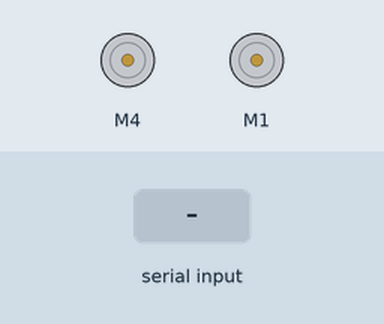
A sketch run on a simulated Arduino Uno, built with avr-gcc and run on an emulated ATmega328P. Shown: 2 × DC motor (green arrow = forward, orange = backward, longer = faster). Inputs (shaded band) come from the test bench. What the sketch prints to the serial monitor is not drawn.

Above: at 1.2 s.
1.3 s: "1" received over Serial
At 2.1 s:
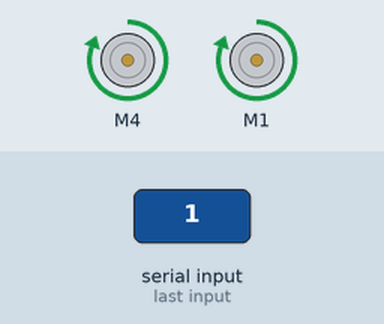
2.8 s: "2" received over Serial
At 3.2 s:
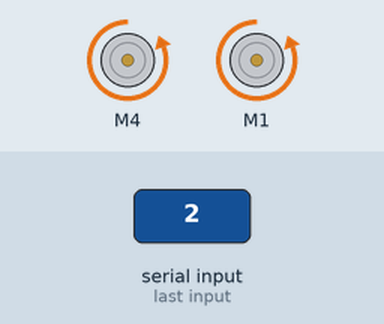
4.3 s: "3" received over Serial
At 5.5 s:
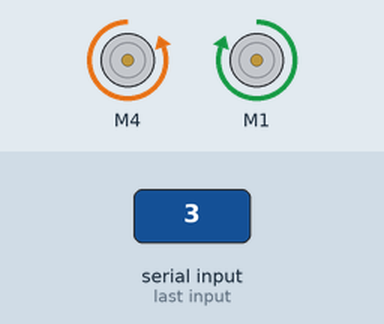
5.8 s: "4" received over Serial
At 6.7 s:
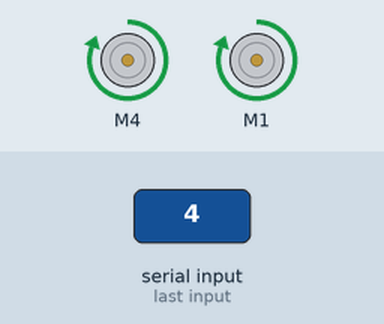
7.3 s: "6" received over Serial
At 7.9 s:
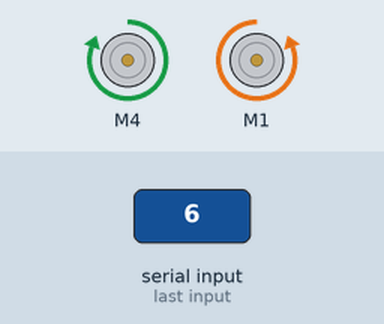
8.8 s: "5" received over Serial
At 10.2 s:
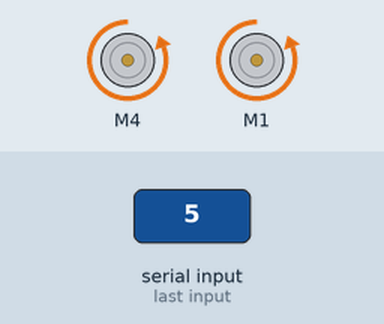
Timing chart, 0 to 11.3 s (numbered marks = the images above; inputs shaded):
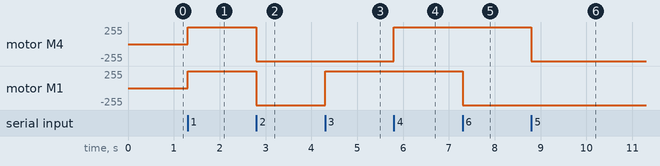

Measured:
- after the input at 1.3 s, motor M4, motor M1: stopped → forward 255/255 at once
- after the input at 2.8 s, motor M4, motor M1: forward 255/255 → backward 255/255 at once
- after the input at 4.3 s, motor M1: backward 255/255 → forward 255/255 at once
- after the input at 5.8 s, motor M4: backward 255/255 → forward 255/255 at once
- after the input at 7.3 s, motor M1: forward 255/255 → backward 255/255 at once
- after the input at 8.8 s, motor M4: forward 255/255 → backward 255/255 at once

The sketch:

Bluetooth_RC_Car.ino
```cpp
/*
 *  Bluetooth RC Car
 *  An arduino based RC car that makes use of the arduino motor shield and HC-06 bluetooth module
 *  Aaditya Sondhi
*/


#include <AFMotor.h> //Motor shield library

AF_DCMotor motorR(1); //Right motor setup
AF_DCMotor motorL(4); //Left motor setup

void setup() {
  Serial.begin(9600); //Setup serial comminication
  Serial.println("RC Car by Aaditya Sondhi");

  // turn on motors
  motorL.setSpeed(255);
  motorR.setSpeed(255);
  motorL.run(RELEASE);
  motorR.run(RELEASE);
}

void loop() {

   if(Serial.available() > 0)
  {
    char data;
    data = Serial.read();
    Serial.write(Serial.read());

    switch (data)
    {
      case '1': //FORWARD
        motorL.run(FORWARD);
        motorL.setSpeed(255);
        motorR.run(FORWARD);
        motorR.setSpeed(255);
        break;
      case '2': //REVERSE
        motorL.run(BACKWARD);
        motorL.setSpeed(255);
        motorR.run(BACKWARD);
        motorR.setSpeed(255);
        break;
      case '3': //FORWARD LEFT
        motorR.run(FORWARD);
        motorR.setSpeed(255);
        break;
      case '4': //FORWARD RIGHT
        motorL.run(FORWARD);
        motorL.setSpeed(255);
        break;
      case '5': //REVERSE LEFT
        motorL.run(BACKWARD);
        motorL.setSpeed(255);
        break;
      case '6': //REVERSE RIGHT
        motorR.run(BACKWARD);
        motorR.setSpeed(255);
        break;
      default: //If bluetooth module receives any value not listed above, both motors turn off
        motorL.run(RELEASE);
        motorR.run(RELEASE);
    }


  }


}
```
